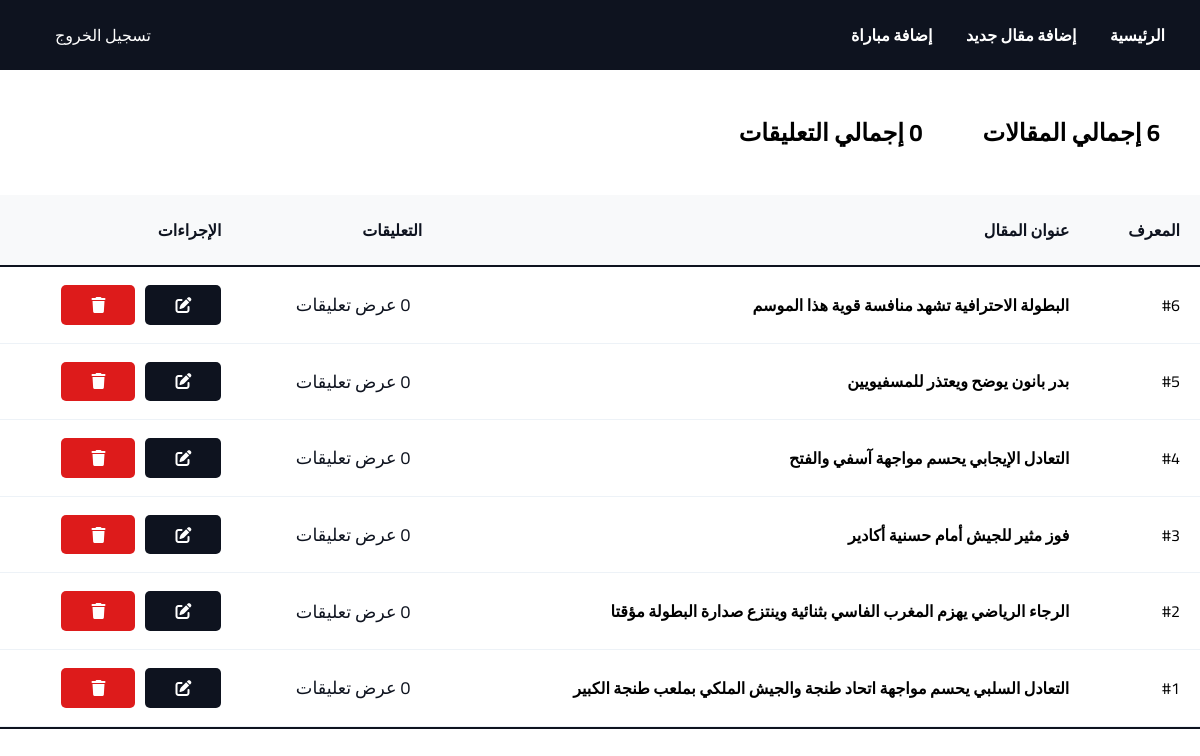
The page /dashboard.php (signed in) on the database as committed earlier.
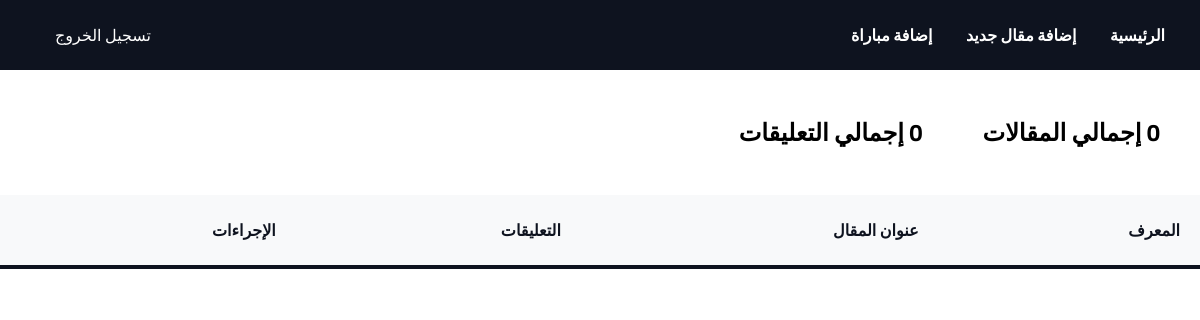
The same page on the database as committed later.
### tables this page shows
CREATE TABLE articles (
  id INT AUTO_INCREMENT PRIMARY KEY,
  title VARCHAR(255) NOT NULL,
  content TEXT NOT NULL,
  image VARCHAR(255),
  category VARCHAR(50),
  user_id INT NOT NULL, 
  created_at TIMESTAMP DEFAULT CURRENT_TIMESTAMP,
  FOREIGN KEY (user_id) REFERENCES admin(id) ON DELETE CASCADE
) COMMENT = 'Table the articles';

### src/models/comments.php (called while the page is built, shortened)
<?php
function getCommentsCount($article_id)
{
    $conn = getConnection();
    $sql = "SELECT COUNT(*) as total FROM comments WHERE article_id = :article_id";
    $stmt = $conn->prepare($sql);
    $stmt->execute([
        "article_id" => $article_id
    ]);
    $result = $stmt->fetch(PDO::FETCH_ASSOC);
    return $result['total'] ?? 0;
}

### src/models/article.php (called while the page is built, shortened)
<?php
function readAllArticles()
{
    $conn = getConnection();
    $sql = "SELECT * FROM articles ORDER BY id DESC";
    return $conn->query($sql)->fetchAll(PDO::FETCH_ASSOC);
}

### public/dashboard.php (the view, shortened to what this page needs)
<?php
require_once "../src/models/comments.php";
require_once "../src/models/article.php";
$articles =readAllArticles();
$totalArticles = count($articles);
$totalCommentsCount = 0;
$commentCounts = [];
foreach ($articles as $a) {
    $commentCounts[$a['id']] = getCommentsCount($a['id']);
    $totalCommentsCount += $commentCounts[$a['id']];
}
?>
<!DOCTYPE html>
<html lang="ar" dir="rtl">
<head>
    <link rel="stylesheet" href="https://cdnjs.cloudflare.com/ajax/libs/font-awesome/6.5.1/css/all.min.css">
    <link rel="stylesheet" href="../assest/css/dashboard.css">
</head>
<body>
    <header>
        <div class="right-side">
            <a href="index.php">الرئيسية</a>
            <a href="create_Article.php">إضافة مقال جديد</a>
            <a href="create_match.php">إضافة مباراة </a>
        </div>
        <div class="admin-actions">
            <a href="logout.php"> تسجيل الخروج </a>
        </div>
    </header>
    <div class="total">
        <h2> <?= $totalArticles ?> إجمالي المقالات</h2>
        <br>
        <h2> <?= $totalCommentsCount ?> إجمالي التعليقات</h2>
    </div>
    <div class="table-card">
        <table>
            <thead>
                <tr>
                    <th>المعرف</th>
                    <th>عنوان المقال</th>
                    <th>التعليقات</th>
                    <th>الإجراءات</th>
                </tr>
            </thead>
            <tbody>
                <?php foreach ($articles as $art): ?>
                    <tr>
                        <td>#<?= $art['id'] ?></td>
                        <td><strong><?= htmlspecialchars($art['title']) ?></strong></td>
                        <td>
                            <a href="dashboard.php?view_comments=<?= $art['id'] ?>#comments-section" class="view-comments">
                                 <?= $commentCounts[$art['id']]  ?> عرض تعليقات
                            </a>
                        </td>
                        <td>
                            <div class="actions-wrap">
                                <a href="update.php?id=<?= $art['id'] ?>" class="edit-btn"><i class="fa-solid fa-pen-to-square"></i></a>
                                <a href="delete.php?id=<?= $art['id'] ?>" class="delete-btn" onclick="return confirm('حذف المقال نهائياً؟')"><i class="fa-solid fa-trash"></i></a>
                            </div>
                        </td>
                    </tr>
                <?php endforeach; ?>
            </tbody>
        </table>
    </div>
</body>
</html>

Rows that differ between the two databases and show on the page:
removed articles: id "6", title "البطولة الاحترافية تشهد منافسة قوية هذا الموسم"
removed articles: id "5", title "بدر بانون يوضح ويعتذر للمسفيويين"
removed articles: id "4", title "التعادل الإيجابي يحسم مواجهة آسفي والفتح"
removed articles: id "3", title "فوز مثير للجيش أمام حسنية أكادير"
removed articles: id "2", title "الرجاء الرياضي يهزم المغرب الفاسي بثنائية وينتزع صدارة البطولة مؤقتا"
removed articles: id "1", title "التعادل السلبي يحسم مواجهة اتحاد طنجة والجيش الملكي بملعب طنجة الكبير"
